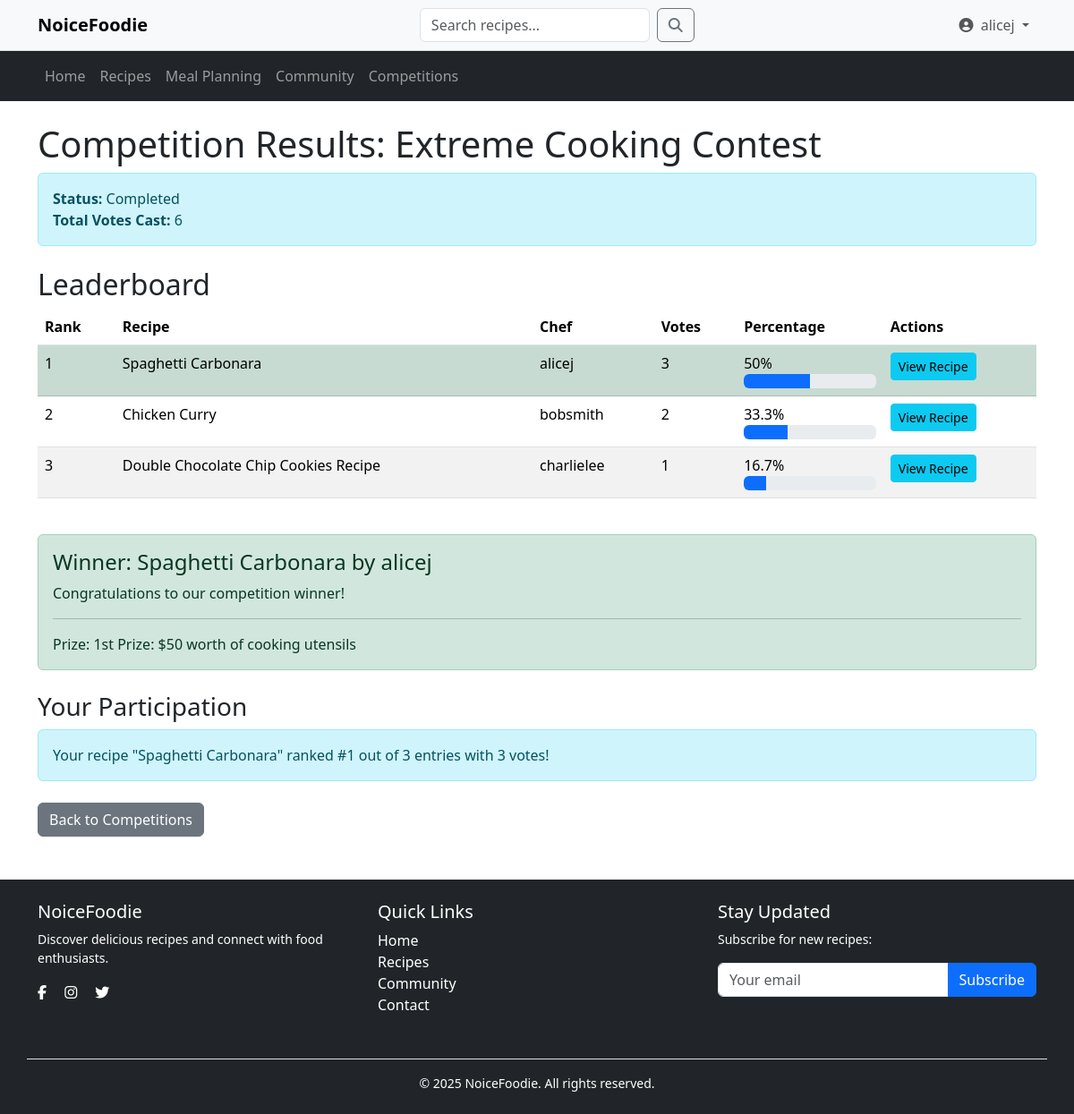
The page /competition/results.php?id=2 (signed in) on the database its author committed.
### tables this page shows
CREATE TABLE competitions (
    competition_id INT PRIMARY KEY AUTO_INCREMENT,
    title VARCHAR(255) NOT NULL,
    description TEXT,
    start_date DATETIME NOT NULL,
    end_date DATETIME NOT NULL,
    voting_end_date DATETIME NOT NULL,
    rules TEXT,
    prize_description TEXT,
    status ENUM('upcoming', 'active', 'completed') NOT NULL,
    created_by INT,
    created_at TIMESTAMP DEFAULT CURRENT_TIMESTAMP,
    updated_at TIMESTAMP DEFAULT CURRENT_TIMESTAMP ON UPDATE CURRENT_TIMESTAMP,
    FOREIGN KEY (created_by) REFERENCES usersDB.users(user_id)
);

CREATE TABLE competition_entries (
    entry_id INT PRIMARY KEY AUTO_INCREMENT,
    competition_id INT NOT NULL,
    recipe_id INT NOT NULL,
    user_id INT NOT NULL,
    submission_date TIMESTAMP DEFAULT CURRENT_TIMESTAMP,
    notes TEXT,
    FOREIGN KEY (competition_id) REFERENCES competitions(competition_id),
    FOREIGN KEY (recipe_id) REFERENCES Recipes(recipe_id),
    FOREIGN KEY (user_id) REFERENCES usersDB.users(user_id),
    UNIQUE KEY (competition_id, recipe_id)  
);

CREATE TABLE Recipes (
  recipe_id INT(11) NOT NULL AUTO_INCREMENT,
  user_id INT(11) DEFAULT NULL,
  title VARCHAR(255) NOT NULL,
  description TEXT DEFAULT NULL,
  category VARCHAR(100) DEFAULT NULL,
  cuisine_type VARCHAR(50) DEFAULT NULL,
  spice_level TINYINT(4) DEFAULT 0,
  view_count INT DEFAULT 0,
  image_url VARCHAR(255) DEFAULT NULL,
  created_at TIMESTAMP NOT NULL DEFAULT CURRENT_TIMESTAMP,
  updated_at TIMESTAMP NOT NULL DEFAULT CURRENT_TIMESTAMP ON UPDATE CURRENT_TIMESTAMP,
  created_by INT(11) DEFAULT NULL,
  updated_by INT(11) DEFAULT NULL,
  PRIMARY KEY (recipe_id),
  FOREIGN KEY (user_id) REFERENCES usersDB.Users(user_id) ON DELETE CASCADE,
  FOREIGN KEY (created_by) REFERENCES usersDB.Users(user_id) ON DELETE SET NULL,
  FOREIGN KEY (updated_by) REFERENCES usersDB.Users(user_id) ON DELETE SET NULL
);

CREATE TABLE users (
  user_id int(11) NOT NULL AUTO_INCREMENT PRIMARY KEY,
  username varchar(50) NOT NULL,
  nickname varchar(100) DEFAULT NULL,
  email varchar(100) NOT NULL,
  password varchar(255) NOT NULL,
  registration_date TIMESTAMP DEFAULT CURRENT_TIMESTAMP,
  reset_token varchar(255) DEFAULT NULL,
  reset_token_expiry datetime DEFAULT NULL,
  avatar int(11) DEFAULT 0,
  UNIQUE KEY email (email)
);

### competition/results.php (the view, shortened to what this page needs)
<?php
require_once '../config/db.php';
$competition_id = $_GET['id'];
$competition_sql = "SELECT * FROM competitions WHERE competition_id = ?";
$stmt = $competitionDB->prepare($competition_sql);
$stmt->execute([$competition_id]);
$competition = $stmt->fetch(PDO::FETCH_ASSOC);
$entries_sql = "SELECT ce.entry_id, ce.recipe_id, r.title as recipe_title, u.username,
                COUNT(v.vote_id) as vote_count
                FROM competition_entries ce
                JOIN recipeDB.recipes r ON ce.recipe_id = r.recipe_id
                JOIN usersDB.users u ON ce.user_id = u.user_id
                LEFT JOIN votes v ON ce.entry_id = v.entry_id
                WHERE ce.competition_id = ?
                GROUP BY ce.entry_id
                ORDER BY vote_count DESC";
$stmt = $competitionDB->prepare($entries_sql);
$stmt->execute([$competition_id]);
$entries = $stmt->fetchAll(PDO::FETCH_ASSOC);
$total_votes_sql = "SELECT COUNT(*) as total FROM votes v
                    JOIN competition_entries ce ON v.entry_id = ce.entry_id
                    WHERE ce.competition_id = ?";
$stmt = $competitionDB->prepare($total_votes_sql);
$stmt->execute([$competition_id]);
$total_votes_result = $stmt->fetch(PDO::FETCH_ASSOC);
$total_votes = $total_votes_result['total'];
$participated_sql = "SELECT * FROM competition_entries WHERE competition_id = ? AND user_id = ?";
$stmt = $competitionDB->prepare($participated_sql);
$stmt->execute([$competition_id, $_SESSION['user_id']]);
$user_participated = $stmt->fetch(PDO::FETCH_ASSOC);
?>
<!DOCTYPE html>
<html lang="en">
<head>
    <link href="https://cdn.jsdelivr.net/npm/bootstrap@5.3.2/dist/css/bootstrap.min.css" rel="stylesheet">
    <link rel="stylesheet" href="https://cdnjs.cloudflare.com/ajax/libs/font-awesome/6.0.0/css/all.min.css">
    <link rel="stylesheet" href="competition.css">
</head>
<body>
    <?php include_once '../includes/navigation.php'; ?>
    <div class="container mt-4">
        <h1>Competition Results: <?= htmlspecialchars($competition['title']) ?></h1>
        <div class="alert alert-info mb-4">
            <strong>Status:</strong> <?= ucfirst($competition['status']) ?>
            <br>
            <strong>Total Votes Cast:</strong> <?= $total_votes ?>
        </div>
        <h2>Leaderboard</h2>
        <?php if (empty($entries)): ?>
            <p>No entries were submitted for this competition.</p>
        <?php else: ?>
            <div class="table-responsive">
                <table class="table table-striped">
                    <thead>
                        <tr>
                            <th>Rank</th>
                            <th>Recipe</th>
                            <th>Chef</th>
                            <th>Votes</th>
                            <th>Percentage</th>
                            <th>Actions</th>
                        </tr>
                    </thead>
                    <tbody>
                        <?php foreach ($entries as $index => $entry): ?>
                            <tr <?= $index === 0 && $competition['status'] === 'completed' ? 'class="table-success"' : '' ?>>
                                <td><?= $index + 1 ?></td>
                                <td><?= htmlspecialchars($entry['recipe_title']) ?></td>
                                <td><?= htmlspecialchars($entry['username']) ?></td>
                                <td><?= $entry['vote_count'] ?></td>
                                <td>
                                    <?= $total_votes > 0 ? round(($entry['vote_count'] / $total_votes) * 100, 1) : 0 ?>%
                                    <div class="progress">
                                        <div class="progress-bar" role="progressbar"
                                            style="width: <?= $total_votes > 0 ? ($entry['vote_count'] / $total_votes) * 100 : 0 ?>%"
                                            aria-valuenow="<?= $entry['vote_count'] ?>"
                                            aria-valuemin="0"
                                            aria-valuemax="<?= $total_votes ?>">
                                        </div>
                                    </div>
                                </td>
                                <td>
                                    <a href="../recipes/view.php?id=<?= $entry['recipe_id'] ?>" class="btn btn-sm btn-info">View Recipe</a>
                                </td>
                            </tr>
                        <?php endforeach; ?>
                    </tbody>
                </table>
            </div>
            <?php if (!empty($entries) && $competition['status'] === 'completed'): ?>
                <div class="alert alert-success mt-4">
                    <h4 class="alert-heading">Winner: <?= htmlspecialchars($entries[0]['recipe_title']) ?> by <?= htmlspecialchars($entries[0]['username']) ?></h4>
                    <p>Congratulations to our competition winner!</p>
                    <hr>
                    <p class="mb-0">Prize: <?= nl2br(htmlspecialchars($competition['prize_description'])) ?></p>
                </div>
            <?php endif; ?>
        <?php endif; ?>
        <?php if ($user_participated): ?>
            <div class="mt-4">
                <h3>Your Participation</h3>
                <?php
                    $user_entry = null;
                    $user_rank = 0;
                    foreach ($entries as $index => $entry) {
                        if ($entry['username'] === $_SESSION['username']) {
                            $user_entry = $entry;
                            $user_rank = $index + 1;
                            break;
                        }
                    }
                    if ($user_entry):
                ?>
                    <div class="alert alert-info">
                        Your recipe "<?= htmlspecialchars($user_entry['recipe_title']) ?>"
                        ranked #<?= $user_rank ?> out of <?= count($entries) ?> entries
                        with <?= $user_entry['vote_count'] ?> votes!
                    </div>
                <?php endif; ?>
            </div>
        <?php endif; ?>
        <div class="mt-4">
            <a href="competitions.php" class="btn btn-secondary">Back to Competitions</a>
        </div>
    </div>
    <?php include_once '../includes/footer.php'; ?>
</body>
</html>

### rows shown on the page
competitions: title "Extreme Cooking Contest", status "Completed", prize_description "1st Prize: $50 worth of cooking utensils"
competition_entries: recipe.title "Spaghetti Carbonara", user.username "alicej", vote_count "3", vote_count "50"
competition_entries: recipe.title "Chicken Curry", user.username "bobsmith", vote_count "2", vote_count "33.3"
competition_entries: recipe.title "Double Chocolate Chip Cookies Recipe", user.username "charlielee", vote_count "1", vote_count "16.7"
recipes: title "Spaghetti Carbonara"
users: username "alicej"

### other values the page prints
$_SESSION['username'] "alicej"
$total_votes "6"
$user_rank "1"
count($entries) "3"
$user_entry['vote_count'] "3"
